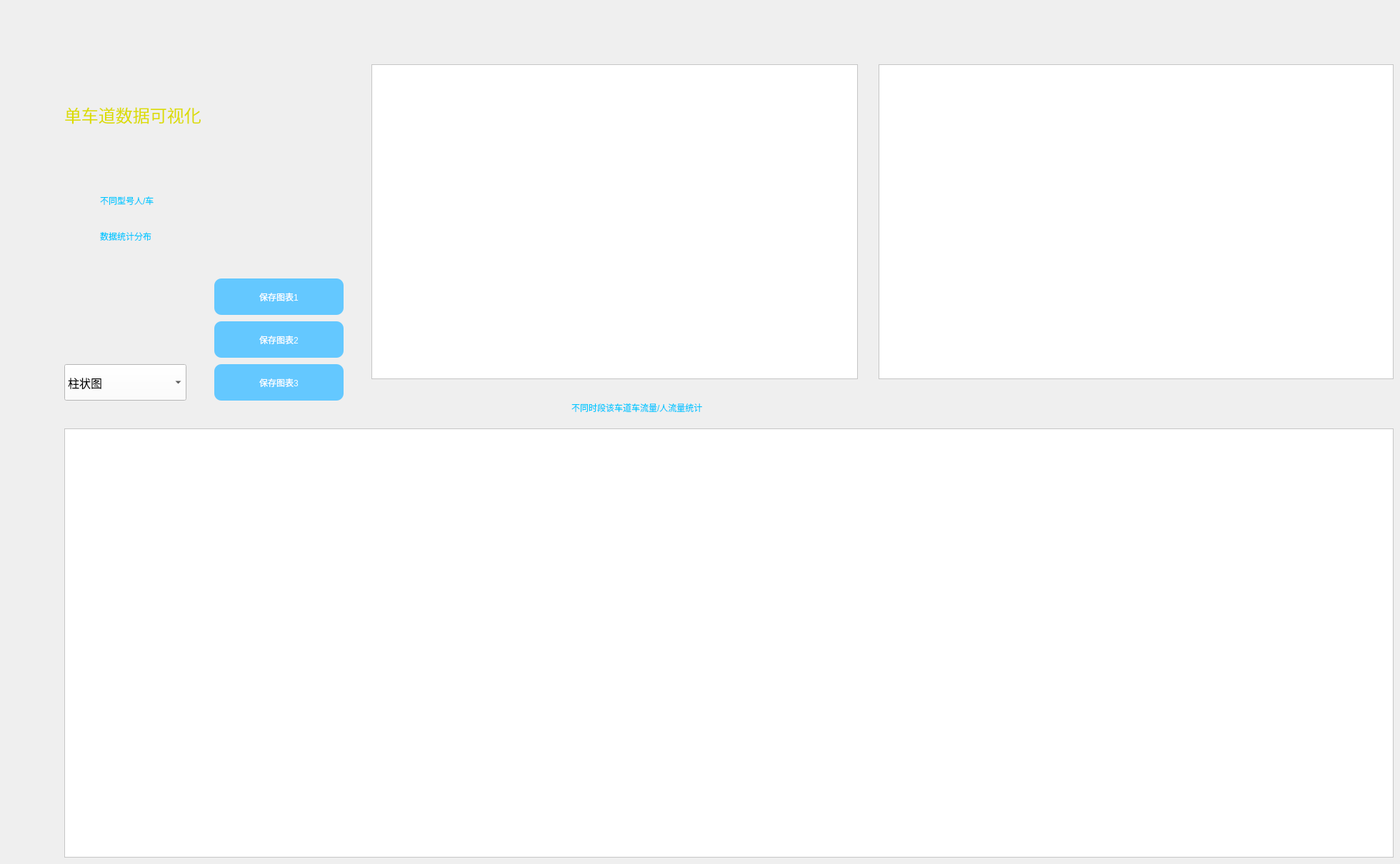
    <widget class="QWidget" name="tab_5">
     <attribute name="title">
      <string>Tab 5</string>
     </attribute>
     <widget class="QGraphicsView" name="chart3">
      <property name="geometry">
       <rect>
        <x>520</x>
        <y>90</y>
        <width>681</width>
        <height>441</height>
       </rect>
      </property>
      <property name="styleSheet">
       <string notr="true">QGraphicsView{
	background-color: white;
}</string>
      </property>
     </widget>
     <widget class="QLabel" name="label_5">
      <property name="geometry">
       <rect>
        <x>90</x>
        <y>130</y>
        <width>421</width>
        <height>61</height>
       </rect>
      </property>
      <property name="font">
       <font>
        <family>黑体</family>
        <pointsize>18</pointsize>
        <weight>50</weight>
        <italic>false</italic>
        <bold>false</bold>
       </font>
      </property>
      <property name="styleSheet">
       <string notr="true">QLabel{
	font: 18pt &quot;黑体&quot;;
	color: rgb(220, 220, 0)
}</string>
      </property>
      <property name="text">
       <string>单车道数据可视化</string>
      </property>
     </widget>
     <widget class="QGraphicsView" name="chart4">
      <property name="geometry">
       <rect>
        <x>1230</x>
        <y>90</y>
        <width>721</width>
        <height>441</height>
       </rect>
      </property>
      <property name="styleSheet">
       <string notr="true">QGraphicsView{
	background-color: white;
}</string>
      </property>
     </widget>
     <widget class="QGraphicsView" name="chart5">
      <property name="geometry">
       <rect>
        <x>90</x>
        <y>600</y>
        <width>1861</width>
        <height>601</height>
       </rect>
      </property>
      <property name="styleSheet">
       <string notr="true">QGraphicsView{
	background-color: white;
}</string>
      </property>
     </widget>
     <widget class="QLabel" name="label_28">
      <property name="geometry">
       <rect>
        <x>140</x>
        <y>260</y>
        <width>291</width>
        <height>41</height>
       </rect>
      </property>
      <property name="styleSheet">
       <string notr="true">QLabel{
	font: 14pt &quot;黑体&quot;;
	color: rgb(0, 200, 255)
}</string>
      </property>
      <property name="text">
       <string>不同型号人/车</string>
      </property>
     </widget>
     <widget class="QLabel" name="label_29">
      <property name="geometry">
       <rect>
        <x>140</x>
        <y>310</y>
        <width>291</width>
        <height>41</height>
       </rect>
      </property>
      <property name="styleSheet">
       <string notr="true">QLabel{
	font: 14pt &quot;黑体&quot;;
	color: rgb(0, 200, 255)
}</string>
      </property>
      <property name="text">
       <string>数据统计分布</string>
      </property>
     </widget>
     <widget class="QLabel" name="label_30">
      <property name="geometry">
       <rect>
        <x>800</x>
        <y>550</y>
        <width>601</width>
        <height>41</height>
       </rect>
      </property>
      <property name="styleSheet">
       <string notr="true">QLabel{
	font: 14pt &quot;黑体&quot;;
	color: rgb(0, 200, 255)
}</string>
      </property>
      <property name="text">
       <string>不同时段该车道车流量/人流量统计</string>
      </property>
     </widget>
     <widget class="QComboBox" name="combo">
      <property name="geometry">
       <rect>
        <x>90</x>
        <y>510</y>
        <width>171</width>
        <height>51</height>
       </rect>
      </property>
      <property name="font">
       <font>
        <family>Arial</family>
        <pointsize>12</pointsize>
       </font>
      </property>
      <property name="styleSheet">
       <string notr="true">QComboBox{
	background-color: white;
}</string>
      </property>
      <item>
       <property name="text">
        <string>柱状图</string>
       </property>
      </item>
      <item>
       <property name="text">
        <string>折线图</string>
       </property>
      </item>
      <item>
       <property name="text">
        <string>组合图</string>
       </property>
      </item>
     </widget>
     <widget class="QPushButton" name="export5_2">
      <property name="geometry">
       <rect>
        <x>300</x>
        <y>450</y>
        <width>181</width>
        <height>51</height>
       </rect>
      </property>
      <property name="styleSheet">
       <string notr="true">QPushButton{
	font: 12pt &quot;黑体&quot;;
	background-color: rgb(100,200,255);
	border-radius: 10%;
	color: white
}</string>
      </property>
      <property name="text">
       <string>保存图表2</string>
      </property>
     </widget>
     <widget class="QPushButton" name="export5_1">
      <property name="geometry">
       <rect>
        <x>300</x>
        <y>390</y>
        <width>181</width>
        <height>51</height>
       </rect>
      </property>
      <property name="styleSheet">
       <string notr="true">QPushButton{
	font: 12pt &quot;黑体&quot;;
	background-color: rgb(100,200,255);
	border-radius: 10%;
	color: white
}</string>
      </property>
      <property name="text">
       <string>保存图表1</string>
      </property>
     </widget>
     <widget class="QPushButton" name="export5_3">
      <property name="geometry">
       <rect>
        <x>300</x>
        <y>510</y>
        <width>181</width>
        <height>51</height>
       </rect>
      </property>
      <property name="styleSheet">
       <string notr="true">QPushButton{
	font: 12pt &quot;黑体&quot;;
	background-color: rgb(100,200,255);
	border-radius: 10%;
	color: white
}</string>
      </property>
      <property name="text">
       <string>保存图表3</string>
      </property>
     </widget>
    </widget>
